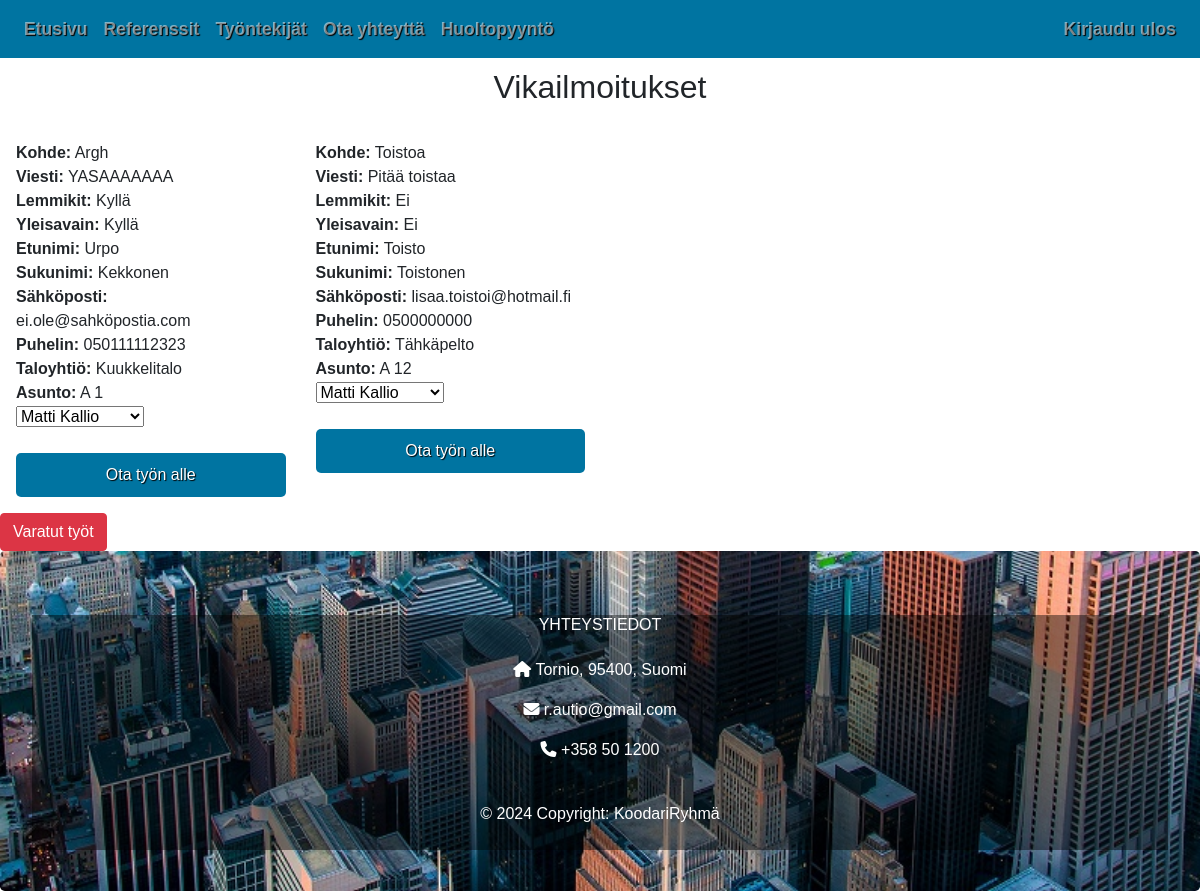
Page /ilmoituslistaus.php (signed in) on the committed database.
### tables this page shows
CREATE TABLE `vikailmoitus` (
  `vikaID` int(11) NOT NULL,
  `kohde` varchar(50) NOT NULL,
  `viesti` varchar(500) NOT NULL,
  `lemmikit` tinyint(20) NOT NULL,
  `yleisavain` tinyint(20) NOT NULL,
  `lahetetty` timestamp NOT NULL DEFAULT current_timestamp(),
  `etunimi` varchar(50) NOT NULL,
  `sukunimi` varchar(50) NOT NULL,
  `sposti` varchar(50) NOT NULL,
  `puhelin` varchar(50) NOT NULL,
  `varattu` tinyint(1) NOT NULL DEFAULT 0,
  `taloyhtioID` int(11) NOT NULL,
  `asuntoID` int(11) NOT NULL
);

CREATE TABLE `taloyhtio` (
  `taloyhtioID` int(11) NOT NULL,
  `osoite` varchar(50) NOT NULL,
  `tilat` varchar(500) NOT NULL,
  `nimi` varchar(50) NOT NULL,
  `kaupunki` varchar(50) NOT NULL,
  `postinro` varchar(10) NOT NULL,
  `isannoitsijaID` int(11) NOT NULL
);

CREATE TABLE `asunnot` (
  `asuntoID` int(11) NOT NULL,
  `huoneisto` varchar(50) DEFAULT NULL,
  `taloyhtioID` int(11) NOT NULL
);

### ilmoituslistaus.php (the view, shortened to what this page needs)
<!DOCTYPE html>
<html lang="en">
<head>
  <link rel="stylesheet" href="https://cdn.jsdelivr.net/npm/bootstrap@4.6.2/dist/css/bootstrap.min.css">
  <link rel="stylesheet" href="css/tyyli.css">
</head>
<body>
<nav class="navbar navbar-dark sticky-top navbar-expand-lg" data-mdb-theme="light">
  <div class="collapse navbar-collapse" id="navbarSupportedContent">
    <ul class="navbar-nav mr-auto">
      <li class="nav-item">
        <a class="nav-link" href="index.php">Etusivu</a>
      </li>
      <li class="nav-item">
        <a class="nav-link" href="referenssit.php">Referenssit</a>
      </li>
      <li class="nav-item">
        <a class="nav-link" href="tyontekijat.php">Työntekijät</a>
      </li>
      <li class="nav-item">
        <a class="nav-link" href="yhteydenotto.php">Ota yhteyttä</a>
      </li>
      <?php
    if(isset($_SESSION['kayttajaID'])) {
      echo '<li class="nav-item">
        <a class="nav-link" href="vika.php">Huoltopyyntö</a>
      </li>';
  }
?>
    </ul>
    <ul class="navbar-nav">
<?php
    if(isset($_SESSION['kayttajaID'])) {
        echo '<a class="nav-link" href="kirjaudu_ulos.php">Kirjaudu ulos</a>';
    } else {
      echo '<li class="nav-item">
      <a class="nav-link login-button" href="#" id="login-button" role="button" aria-haspopup="true" aria-expanded="false">
        Kirjaudu
      </a>
    </li>';
    }
?>
    </ul>
  </div>
</nav>
<?php
include 'php/conn.php';
try {
    $sql = "SELECT v.*, t.nimi AS taloyhtio_nimi, a.huoneisto AS asunnon_osoite
            FROM vikailmoitus v
            JOIN taloyhtio t ON v.taloyhtioID = t.taloyhtioID
            JOIN asunnot a ON v.asuntoID = a.asuntoID
            WHERE v.varattu = '0'";
    $stmt = $yhteys->query($sql);
    $entries = $stmt->fetchAll(PDO::FETCH_ASSOC);
} catch (PDOException $e) {
    echo "Virhe haettaessa vikailmoituksia: " . $e->getMessage();
}
?>
<!DOCTYPE html>
<html>
<head>
</head>
<body>
<form action="php/lisaa_tyo.php" method="POST">
<h2 class="vikah2">Vikailmoitukset</h2>
<div class="container-fluid p-3">
<?php if (isset($entries) && !empty($entries)) : ?>
    <div class="row">
        <?php foreach ($entries as $entry) : ?>
            <div class="col-md-3">
                <strong>Kohde:</strong> <?php echo $entry['kohde']; ?><br>
                <strong>Viesti:</strong> <?php echo $entry['viesti']; ?><br>
                <strong>Lemmikit:</strong> <?php echo $entry['lemmikit'] ? 'Kyllä' : 'Ei'; ?><br>
                <strong>Yleisavain:</strong> <?php echo $entry['yleisavain'] ? 'Kyllä' : 'Ei'; ?><br>
                <strong>Etunimi:</strong> <?php echo $entry['etunimi']; ?><br>
                <strong>Sukunimi:</strong> <?php echo $entry['sukunimi']; ?><br>
                <strong>Sähköposti:</strong> <?php echo $entry['sposti']; ?><br>
                <strong>Puhelin:</strong> <?php echo $entry['puhelin']; ?><br>
                <strong>Taloyhtiö:</strong> <?php echo $entry['taloyhtio_nimi']; ?><br>
                <strong>Asunto:</strong> <?php echo $entry['asunnon_osoite']; ?><br>
                <form action="php/lisaa_tyo.php" method="POST">
                  <?php
                try {
                    $sql = "SELECT tyontekijaID, etunimi, sukunimi FROM tyontekija WHERE rooliID IN (2, 3)";
                    $stmt = $yhteys->query($sql);
                    $tyontekija = $stmt->fetchAll(PDO::FETCH_ASSOC);
                } catch (PDOException $e) {
                    echo "Virhe haettaessa työntekijöitä: " . $e->getMessage();
                }
                ?>
                <select name="tyontekija">
                  <?php foreach ($tyontekija as $tyontekija) : ?>
                    <option value="<?php echo $tyontekija['tyontekijaID']; ?>">
                      <?php echo $tyontekija['etunimi'] . ' ' . $tyontekija['sukunimi']; ?>
                    </option>
                  <?php endforeach; ?>
                </select><br><br>
                  <button name="lisaatyo" type="submit" class="btn btn-warning">Ota työn alle</button>
                </form>
                  </div>
                <?php endforeach; ?>
      </div>
<?php else : ?>
    <p>Ei vikailmoituksia.</p>
<?php endif; ?>
</div>
</form>
<a href="omat_tyot.php"><button name="omatyo" class="btn btn-danger omatyo">Varatut työt</button></a>
<footer class="jumbotron footer col-sm-12">
  <div class="col-lg-12 col-md-12 col-sm-12 footerBox">
  <section class="">
        <div class="col-md-4 col-lg-3 col-xl-3 mx-auto mb-md-0 mb-4">
          <h6 class="text-uppercase fw-bold mb-4">Yhteystiedot</h6>
          <p><i class="fas fa-home me-3"></i> Tornio, 95400, Suomi</p>
          <p>
            <i class="fas fa-envelope me-3"></i>
            r.autio@gmail.com
          </p>
          <p><i class="fas fa-phone me-3"></i> +358 50 1200</p>
        </div>
  </section>
    <div class="p-4">
      © 2024 Copyright: KoodariRyhmä
    </div>
  </div>
</footer>
</body>
</html>

### css/tyyli.css (style rules this page uses)
body { height: 100%; font-family: 'Montserrat', sans-serif !important; }
.jumbotron { text-align: center; background: url('../img/city-view.jpg') top center fixed; background-size: cover; color: white; height: 340px; }
.navbar { font-weight: bold; font-size: 1.1em; text-shadow: 1px 1px 1px black; background-color: #0074a1; }
.footer { margin-bottom: 0; color: white; }
.footerBox { background-color: rgba(0, 0, 0, 0.432); }
ul { list-style-type: none; }
button[type="submit"] { width: 100%; padding: 10px; background-color: #0074a1; text-shadow: 1px 1px 1px black; color: #fff; border: none; border-radius: 5px; cursor: pointer; }
.vikah2 { text-align: center; padding: 10px; }

### rows in the picture
vikailmoitus: kohde "Argh", viesti "YASAAAAAAA", lemmikit "Kyllä", yleisavain "Kyllä", etunimi "Urpo", sukunimi "Kekkonen", sposti "ei.ole@sahköpostia.com", puhelin "050111112323", taloyhtioID.nimi "Kuukkelitalo", asuntoID.huoneisto "A 1"
vikailmoitus: kohde "Toistoa", viesti "Pitää toistaa", lemmikit "Ei", yleisavain "Ei", etunimi "Toisto", sukunimi "Toistonen", sposti "lisaa.toistoi@hotmail.fi", puhelin "0500000000", taloyhtioID.nimi "Tähkäpelto", asuntoID.huoneisto "A 12"

### other values in the picture
form field tyontekija "Matti Kallio"
